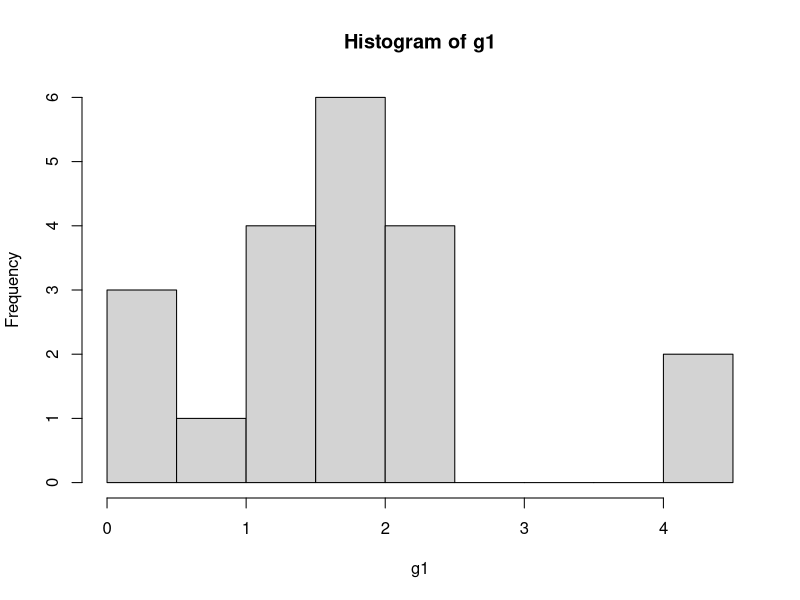
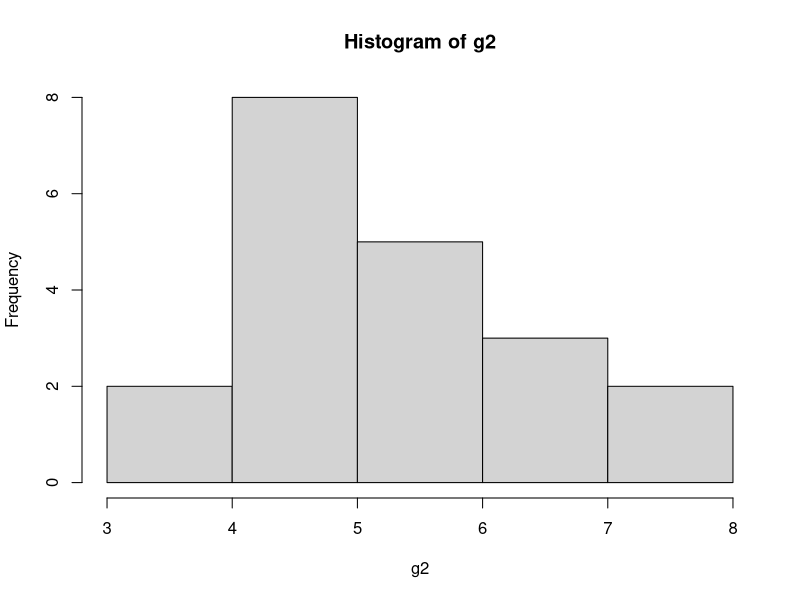
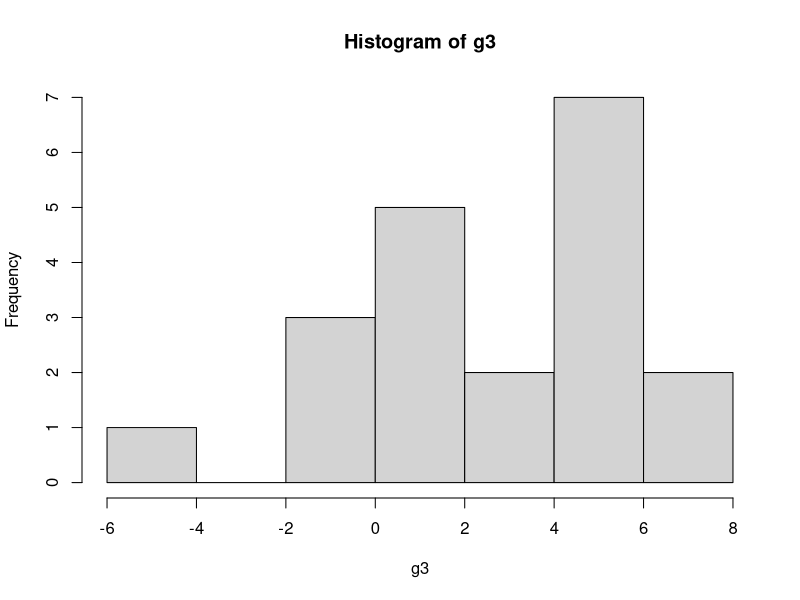
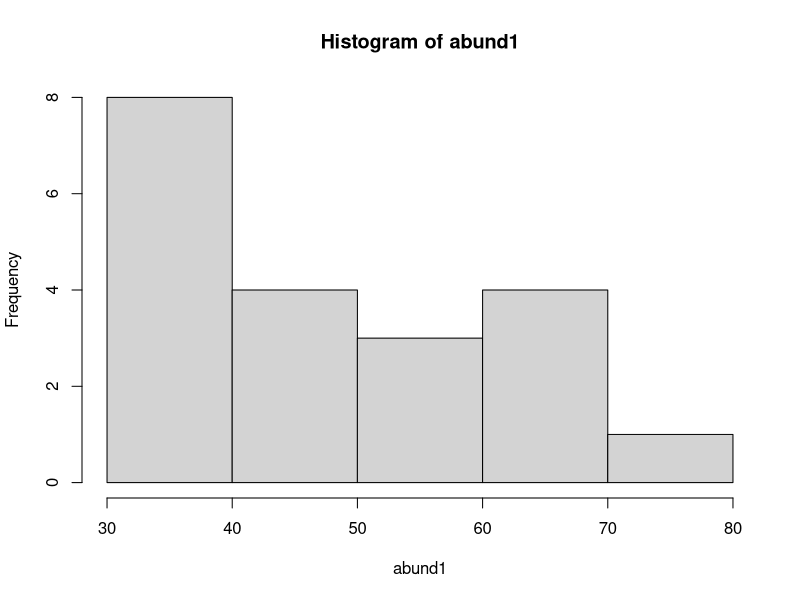
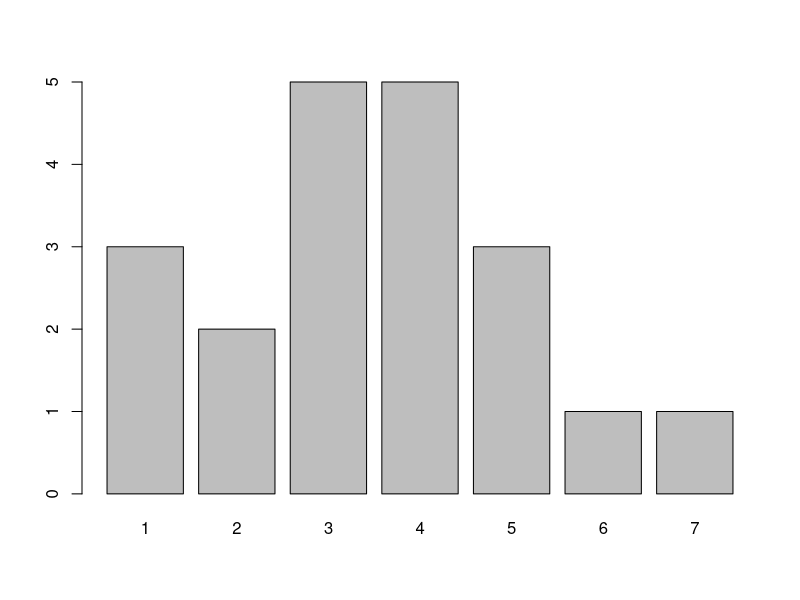
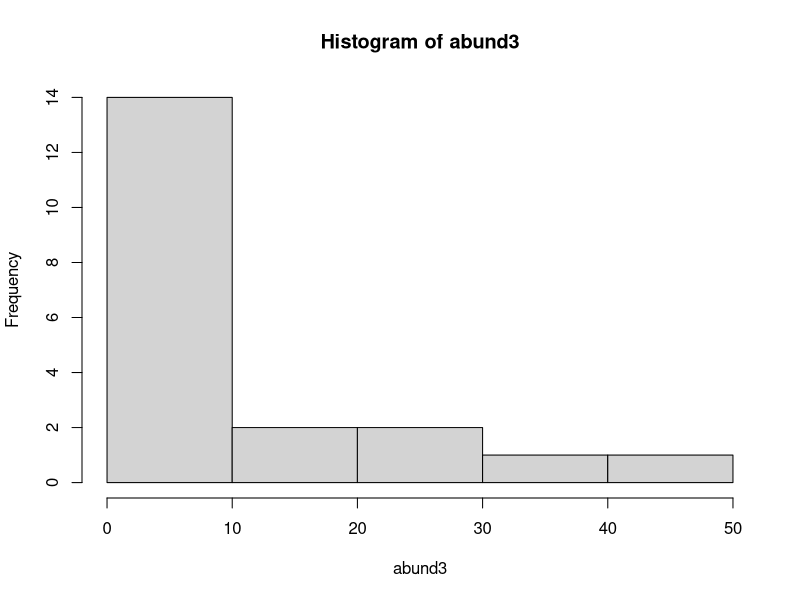

These figures' R source, in order: (Note: this script raises an error after producing the figures.)
#compbio lab 3.16.22
library(boot)
#2hy simulate data
#save time: write code before u have data
#baseline for comparisons: check assumptions in your data
#test new stats techniques

#
g1<-rnorm(n=20,mean=2,sd=1)
hist(g1)
g2<-rnorm(n=20,mean=5,sd=1)
g3<-rnorm(n=20, mean=2,sd=3)
hist(g2)
hist(g3)
#start with constant slope, intercept 0, x is predictor 
b1<-1
#normally distributed predictive variable
x<-rnorm(n=20)
y<-b1*x

#add intercept
b0<-2
y<-b0+b1*x
#abundance/count data
#use round to remove decimals
abund1<-round(rnorm(n=20, mean=50,sd=10))
hist(abund1)
#poisson
abund2<-rpois(n=20,lambda=3)
barplot(table(abund2))
#loglink fx
#adding a covariate term to account for nonrandom effects
#first create our lambdas 
pre.lambda<-b0+b1*x
#use inverse log to make lambdas positive
lambda<-exp(pre.lambda)
abund3<-rpois(n=20, lambda=lambda)
hist(abund3)
probs<-rbeta(n=20,shape=1,shape2=1)
occ1<-rbinom(n=20,size=1,prob=probs)
occ1
#opt2 occupancy with a covariate
#similar to above
pre.probs<b0+b1*x
print(pre.probs)
#convert to 0-1 scale (so no)
psi<-inv.logit(pre.probs)
